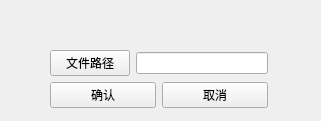
<?xml version="1.0" encoding="UTF-8"?>
<ui version="4.0">
 <class>mergewidget</class>
 <widget class="QWidget" name="mergewidget">
  <property name="geometry">
   <rect>
    <x>0</x>
    <y>0</y>
    <width>321</width>
    <height>121</height>
   </rect>
  </property>
  <property name="windowTitle">
   <string>合并</string>
  </property>
  <widget class="QWidget" name="">
   <property name="geometry">
    <rect>
     <x>50</x>
     <y>50</y>
     <width>218</width>
     <height>58</height>
    </rect>
   </property>
   <layout class="QVBoxLayout" name="verticalLayout">
    <item>
     <layout class="QHBoxLayout" name="horizontalLayout">
      <item>
       <widget class="QPushButton" name="btnMergePath">
        <property name="text">
         <string>文件路径</string>
        </property>
       </widget>
      </item>
      <item>
       <widget class="QLineEdit" name="lineMergePath"/>
      </item>
     </layout>
    </item>
    <item>
     <layout class="QHBoxLayout" name="horizontalLayout_2">
      <item>
       <widget class="QPushButton" name="btnMergeConfirm">
        <property name="text">
         <string>确认</string>
        </property>
       </widget>
      </item>
      <item>
       <widget class="QPushButton" name="btnMergeCancel">
        <property name="text">
         <string>取消</string>
        </property>
       </widget>
      </item>
     </layout>
    </item>
   </layout>
  </widget>
 </widget>
 <resources/>
 <connections/>
</ui>
